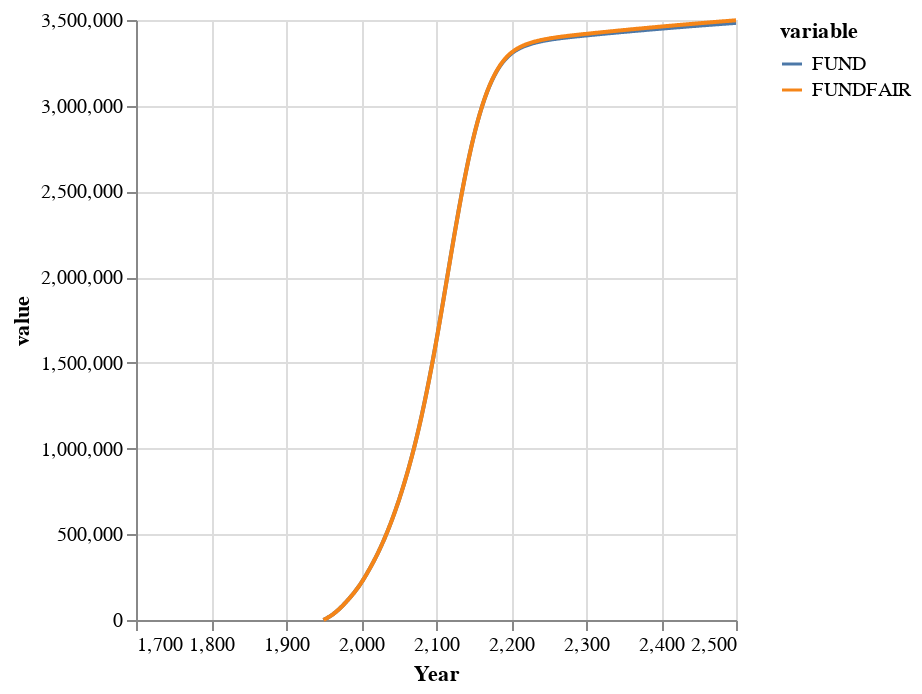

Notebook code cell kept with this figure:
### Code cell
fundfairvals =  m[:emissions, :cumglobco2]
fundvals = vcat(
    fill(missing, length(FAIR_first:FUND_first)-1),
    sum(mfund[:emissions, :cumglobco2][1:length(FUND_first:FAIR_last),:], dims = 2)
)
fundvals = fundvals[:,1]; # make a vector

df = DataFrame(
    :Year => Mimi.time_labels(m),
    :FUND => fundvals, 
    :FUNDFAIR => fundfairvals)

stack(df, [:FUND, :FUNDFAIR]) |> 

@vlplot(
    :line, 
    x = :Year,
    y = :value,
    color = :variable
)

### Figure 1 — Vega-Lite specification as saved in the notebook (floating-point values rounded to 4 significant figures; data arrays with more than 128 entries replaced by an {"elided": "..."} marker saying what was removed)
{"data": {"values": {"elided": "1472 records"}}, "encoding": {"color": {"field": "variable", "type": "nominal"}, "x": {"field": "Year", "type": "quantitative"}, "y": {"field": "value", "type": "quantitative"}}, "mark": "line"}
